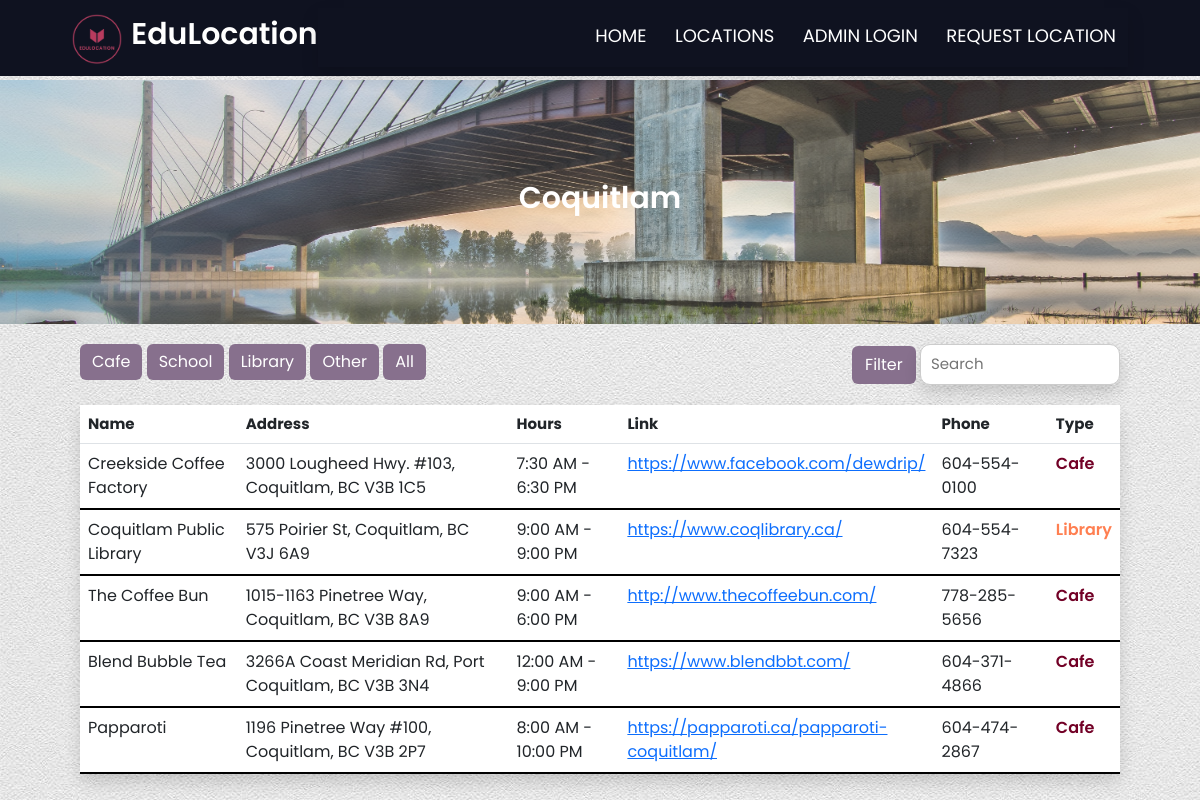
Page /location/coquitlam on the earlier database version.
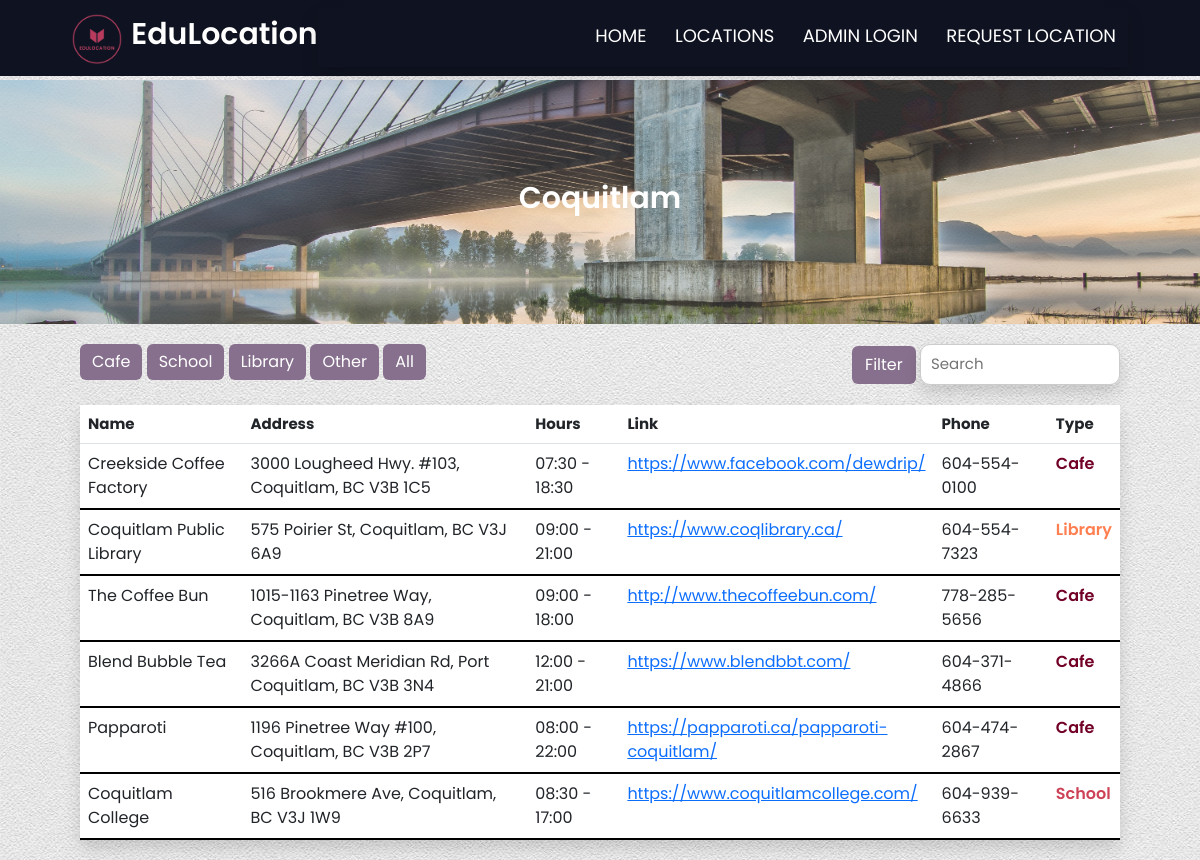
Same page on the later database version.
### models.py (models this page shows, shortened)
class Locations(db.Model):
    id = db.Column("id", db.Integer, primary_key=True)
    name = db.Column(db.String(100), nullable=False)
    city = db.Column(db.String(100))
    address = db.Column(db.String(100))
    hours = db.Column(db.String(100))
    link = db.Column(db.String(100))
    phone = db.Column(db.String(100))
    location_type = db.Column(db.String(100))

### myapp.py (the view)
@app.route("/location/coquitlam")
def coquitlam():
    locations, filter_type, search_query = get_filtered_locations(city="Coquitlam")
    return render_template("coquitlam.html", locations=locations, filter_type=filter_type, search_query=search_query)

### myapp.py (called while the page is built)
def get_filtered_locations(city=None):
    search_query = request.args.get("search_query")
    filter_type = request.args.get("filter_type")
    query = Locations.query
    if city:
        query = query.filter_by(city=city)
    if search_query:
        search_query = f"%{search_query.lower().strip('%')}%"
        query = query.filter((Locations.name.ilike(search_query)) | (Locations.city.ilike(search_query)))
    elif filter_type:
        if filter_type == "Other":
            query = query.filter(Locations.location_type.notin_(["Cafe", "School", "Library"]))
        else:
            query = query.filter_by(location_type=filter_type)
    return query.all(), filter_type, search_query.strip('%') if search_query else search_query

### templates/coquitlam.html (shortened to what this page needs)
{% extends 'base.html' %}
{% block content %}
    <link rel="stylesheet" href="/static/main.css" />
    <section class="city-dashboard coquitlam-dashboard">
        <h1>Coquitlam</h1>
    </section>
    <div class="filter d-flex justify-content-between">
        <div>
            <button type="button" class="btn btn-primary mr-2" onclick="window.location.href='/location/coquitlam?filter_type=Cafe'">Cafe</button>
            <button type="button" class="btn btn-primary mr-2" onclick="window.location.href='/location/coquitlam?filter_type=School'">School</button>
            <button type="button" class="btn btn-primary mr-2" onclick="window.location.href='/location/coquitlam?filter_type=Library'">Library</button>
            <button type="button" class="btn btn-primary mr-2" onclick="window.location.href='/location/coquitlam?filter_type=Other'">Other</button>
            <button type="button" class="btn btn-primary" onclick="window.location.href='/location/coquitlam'">All</button>
        </div>
        <form method="GET" action="{{ url_for('coquitlam') }}" class="form-inline search-form">
            <button class="btn search-btn my-2 my-sm-0" type="submit">Filter</button>
            <input class="search-input shadow" type="search" placeholder="Search" aria-label="Search" name="search_query" value="{{ search_query or '' }}">
        </form>
    </div>
    <div class="box-table shadow">
        <table class="table table-hover">
            <thead>
                <tr class="table-title">
                    <th>Name</th>
                    <th>Address</th>
                    <th>Hours</th>
                    <th>Link</th>
                    <th>Phone</th>
                    <th>Type</th>
                </tr>
            </thead>
            <tbody>
                {% for location in locations %}
                {% if location.city == "Coquitlam" %}
                <tr class="table-row">
                    <td>{{ location.name }}</td>
                    <td>{{ location.address }}</td>
                    <td>{{ location.hours }}</td>
                    <td class="link-width"><a href="{{ location.link }}" target="_blank">{{ location.link }}</a></td>
                    <td class="phone-width">{{ location.phone }}</td>
                    <td class="{{ location.location_type|lower }}">{{ location.location_type }}</td>
                </tr>
                {% endif %}
                {% endfor %}
            </tbody>
        </table>
    </div>
{% endblock %}

Differences in the rows shown:
changed Locations "Creekside Coffee Factory": hours "7:30 AM - 6:30 PM" → "07:30 - 18:30"
changed Locations "Coquitlam Public Library": hours "9:00 AM - 9:00 PM" → "09:00 - 21:00"
changed Locations "The Coffee Bun": hours "9:00 AM - 6:00 PM" → "09:00 - 18:00"
changed Locations "Blend Bubble Tea": hours "12:00 AM - 9:00 PM" → "12:00 - 21:00"
changed Locations "Papparoti": hours "8:00 AM - 10:00 PM" → "08:00 - 22:00"
added Locations: name "Coquitlam College", address "516 Brookmere Ave, Coquitlam, BC V3J 1W9", hours "08:30 - 17:00", link "https://www.coquitlamcollege.com/", phone "604-939-6633", location_type "School"
